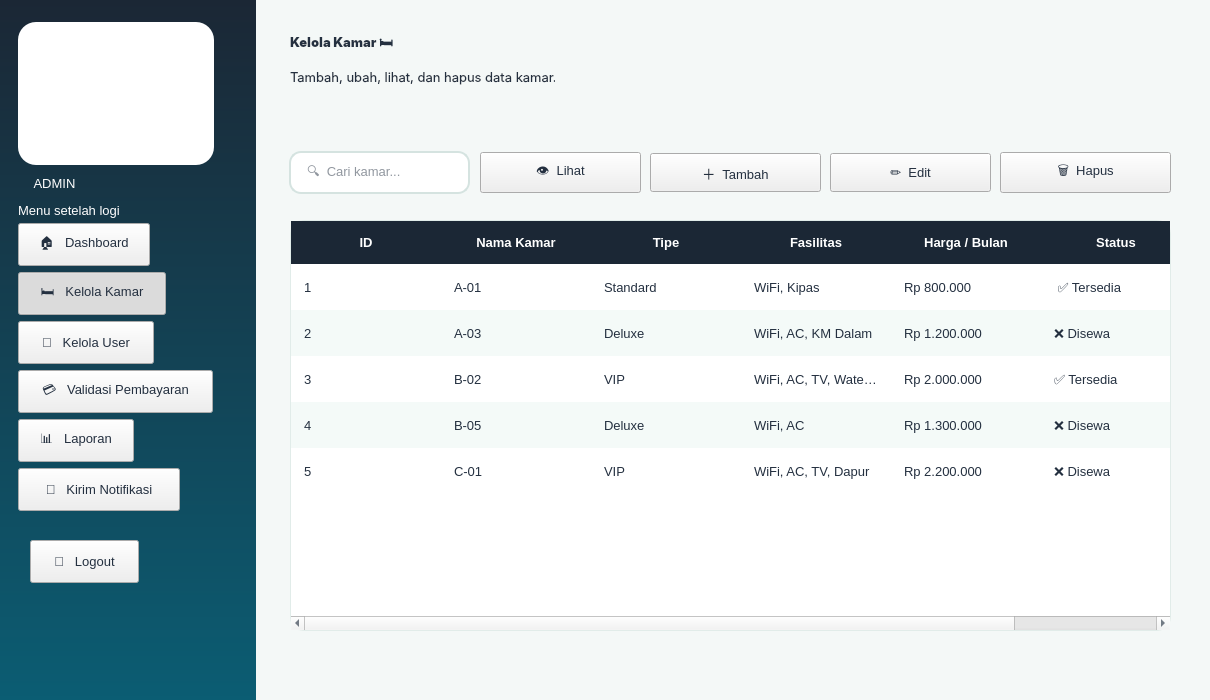
<?xml version="1.0" encoding="UTF-8"?>
<ui version="4.0">
 <class>Win_admin_kamar</class>
 <widget class="QMainWindow" name="Win_admin_kamar">
  <property name="geometry">
   <rect>
    <x>0</x>
    <y>0</y>
    <width>1210</width>
    <height>700</height>
   </rect>
  </property>
  <property name="minimumSize">
   <size>
    <width>1180</width>
    <height>700</height>
   </size>
  </property>
  <property name="font">
   <font>
    <family>Segoe UI,Inter,sans-serif</family>
    <pointsize>10</pointsize>
   </font>
  </property>
  <property name="windowTitle">
   <string>KOSTAY - Kelola Kamar</string>
  </property>
  <property name="styleSheet">
   <string notr="true">
* { font-family: 'Segoe UI', 'Inter', sans-serif; font-size: 10pt; color: #243040; }
QMainWindow, QWidget#centralwidget { background: #F4F8F7; }
QLabel { background: transparent; }
QCheckBox { background: transparent; spacing: 8px; }
QScrollArea { background: transparent; border: none; }

QFrame#loginShell { background: #FFFFFF; border-radius: 28px; }
QFrame#brandPanel { background: qlineargradient(x1:0,y1:0,x2:1,y2:1, stop:0 #E9F8F2, stop:1 #CDEFF2); border-top-left-radius: 28px; border-bottom-left-radius: 28px; }
QWidget#centralwidgetLogin { background: qlineargradient(x1:0,y1:0,x2:1,y2:1, stop:0 #1B2735, stop:0.55 #0B5D73, stop:1 #12A87B); }

QFrame#sidebarUser, QFrame#sidebarAdmin { background: qlineargradient(x1:0,y1:0,x2:0,y2:1, stop:0 #1B2735, stop:1 #0B5D73); }
QFrame#sidebarUser QLabel, QFrame#sidebarAdmin QLabel { color: #FFFFFF; }
QFrame#logoCard { background: #FFFFFF; border-radius: 18px; }
QLabel[role=&quot;roleBadge&quot;] { background: #F7A823; color: #1B2735; border-radius: 10px; padding: 4px 12px; font-weight: 800; letter-spacing: 2px; }
QFrame#sidebarUser QLabel[role=&quot;roleBadge&quot;], QFrame#sidebarAdmin QLabel[role=&quot;roleBadge&quot;] { color: #1B2735; }
QLabel[role=&quot;menuHint&quot;] { color: #9FC3CB; font-size: 9pt; }
QPushButton[nav=&quot;true&quot;] { color: #CFE3E6; text-align: left; padding: 13px 18px; border: none; border-radius: 12px; font-weight: 600; background: transparent; }
QPushButton[nav=&quot;true&quot;]:hover { background: rgba(255,255,255,0.10); color: #FFFFFF; }
QPushButton[nav=&quot;true&quot;]:checked { background: qlineargradient(x1:0,y1:0,x2:1,y2:0, stop:0 #12A87B, stop:1 #2DBE7E); color: #FFFFFF; }
QPushButton[nav=&quot;logout&quot;] { color: #FFD9A0; text-align: left; padding: 12px 18px; border: 1px solid rgba(247,168,35,0.7); border-radius: 12px; font-weight: 700; background: transparent; }
QPushButton[nav=&quot;logout&quot;]:hover { background: #F7A823; color: #1B2735; }

QFrame[card=&quot;white&quot;] { background: #FFFFFF; border: 1px solid #E1ECE9; border-radius: 18px; }
QFrame[card=&quot;mint&quot;] { background: qlineargradient(x1:0,y1:0,x2:1,y2:1, stop:0 #E3F7EF, stop:1 #D2EEF3); border: none; border-radius: 18px; }
QFrame[card=&quot;green&quot;] { background: qlineargradient(x1:0,y1:0,x2:1,y2:1, stop:0 #12A87B, stop:1 #2DBE7E); border-radius: 18px; }
QFrame[card=&quot;navy&quot;] { background: qlineargradient(x1:0,y1:0,x2:1,y2:1, stop:0 #1B2735, stop:1 #0B5D73); border-radius: 18px; }
QFrame[card=&quot;orange&quot;] { background: qlineargradient(x1:0,y1:0,x2:1,y2:1, stop:0 #F7A823, stop:1 #FFC857); border-radius: 18px; }
QFrame[card=&quot;teal&quot;] { background: qlineargradient(x1:0,y1:0,x2:1,y2:1, stop:0 #0B5D73, stop:1 #12A87B); border-radius: 18px; }
QFrame[card=&quot;green&quot;] QLabel, QFrame[card=&quot;navy&quot;] QLabel, QFrame[card=&quot;teal&quot;] QLabel { color: #FFFFFF; }
QFrame[card=&quot;orange&quot;] QLabel { color: #1B2735; }

QLabel[role=&quot;title&quot;] { font-size: 22pt; font-weight: 800; color: #1B2735; }
QLabel[role=&quot;subtitle&quot;] { font-size: 10.5pt; color: #6B7B8C; }
QLabel[role=&quot;section&quot;] { font-size: 13pt; font-weight: 700; color: #1B2735; }
QLabel[role=&quot;statlabel&quot;] { font-size: 10pt; font-weight: 600; }
QLabel[role=&quot;statvalue&quot;] { font-size: 22pt; font-weight: 800; }
QLabel[role=&quot;statsub&quot;] { font-size: 9pt; }
QLabel[role=&quot;price&quot;] { font-size: 14pt; font-weight: 800; color: #12A87B; }
QLabel[role=&quot;roomname&quot;] { font-size: 12pt; font-weight: 700; color: #1B2735; }
QLabel[role=&quot;muted&quot;] { color: #6B7B8C; }
QLabel[role=&quot;error&quot;] { background: #FDECEC; color: #D64545; border-radius: 10px; padding: 8px 12px; font-weight: 600; }
QLabel[role=&quot;fieldlabel&quot;] { font-weight: 600; color: #1B2735; }
QLabel[role=&quot;emoji&quot;] { font-size: 40pt; }
QLabel[role=&quot;chip_mint&quot;] { background: #DFF5EC; color: #0B6B55; border-radius: 12px; padding: 6px 12px; font-weight: 600; }
QLabel[role=&quot;chip_green&quot;] { background: #12A87B; color: #FFFFFF; border-radius: 12px; padding: 5px 12px; font-weight: 700; }
QLabel[role=&quot;chip_orange&quot;] { background: #FFF0D2; color: #A8680A; border-radius: 12px; padding: 5px 12px; font-weight: 700; }
QLabel[role=&quot;chip_navy&quot;] { background: #E4EAF0; color: #1B2735; border-radius: 12px; padding: 5px 12px; font-weight: 700; }
QFrame[card=&quot;roomimg&quot;] { background: qlineargradient(x1:0,y1:0,x2:1,y2:1, stop:0 #D9F3EA, stop:1 #BFE6EE); border-radius: 14px; border: none; }
QFrame[card=&quot;roomimg&quot;] QLabel { color: #0B5D73; }

QPushButton[variant=&quot;primary&quot;] { background: qlineargradient(x1:0,y1:0,x2:1,y2:0, stop:0 #0B5D73, stop:1 #12A87B); color: #FFFFFF; border: none; border-radius: 12px; padding: 11px 22px; font-weight: 700; }
QPushButton[variant=&quot;primary&quot;]:hover { background: qlineargradient(x1:0,y1:0,x2:1,y2:0, stop:0 #0E7390, stop:1 #1FC490); }
QPushButton[variant=&quot;accent&quot;] { background: #F7A823; color: #1B2735; border: none; border-radius: 12px; padding: 11px 22px; font-weight: 700; }
QPushButton[variant=&quot;accent&quot;]:hover { background: #FFB93F; }
QPushButton[variant=&quot;danger&quot;] { background: #FDECEC; color: #D64545; border: 1px solid #F5BCBC; border-radius: 12px; padding: 11px 22px; font-weight: 700; }
QPushButton[variant=&quot;danger&quot;]:hover { background: #D64545; color: #FFFFFF; }
QPushButton[variant=&quot;ghost&quot;] { background: transparent; color: #0B5D73; border: 1.5px solid #0B5D73; border-radius: 12px; padding: 10px 22px; font-weight: 700; }
QPushButton[variant=&quot;ghost&quot;]:hover { background: #0B5D73; color: #FFFFFF; }
QPushButton[variant=&quot;link&quot;] { background: transparent; color: #12A87B; border: none; font-weight: 700; }
QPushButton[variant=&quot;link&quot;]:hover { color: #0B5D73; text-decoration: underline; }

QLineEdit, QComboBox, QSpinBox, QDateEdit, QTextEdit { background: #FFFFFF; border: 1.5px solid #D5E3E0; border-radius: 12px; padding: 10px 14px; selection-background-color: #12A87B; }
QLineEdit:focus, QComboBox:focus, QSpinBox:focus, QDateEdit:focus, QTextEdit:focus { border: 1.5px solid #12A87B; }
QComboBox::drop-down, QDateEdit::drop-down { border: none; width: 28px; }
QCheckBox::indicator { width: 18px; height: 18px; border-radius: 5px; border: 1.5px solid #12A87B; background: #FFFFFF; }
QCheckBox::indicator:checked { background: #12A87B; }

QTableWidget { background: #FFFFFF; border: 1px solid #E1ECE9; border-radius: 14px; gridline-color: transparent; alternate-background-color: #F4FAF8; selection-background-color: #D9F3EA; selection-color: #1B2735; }
QTableWidget::item { padding: 10px; border: none; }
QHeaderView::section { background: #1B2735; color: #FFFFFF; padding: 12px 10px; border: none; font-weight: 700; }
QListWidget { background: #FFFFFF; border: 1px solid #E1ECE9; border-radius: 14px; padding: 8px; }
QListWidget::item { padding: 14px; border-bottom: 1px solid #EEF3F2; border-radius: 10px; }
QListWidget::item:selected { background: #D9F3EA; color: #1B2735; }
QProgressBar { background: rgba(255,255,255,0.25); border: none; border-radius: 6px; }
QProgressBar::chunk { background: #F7A823; border-radius: 6px; }
QFrame[card=&quot;white&quot;] QProgressBar { background: #E1ECE9; }
QFrame[card=&quot;white&quot;] QProgressBar::chunk { background: #12A87B; }
QScrollBar:vertical { background: transparent; width: 10px; }
QScrollBar::handle:vertical { background: #BFD6D1; border-radius: 5px; min-height: 30px; }
QScrollBar::add-line:vertical, QScrollBar::sub-line:vertical { height: 0; }
</string>
  </property>
  <widget class="QWidget" name="centralwidget">
   <widget class="QFrame" name="sidebarAdmin">
    <property name="geometry">
     <rect>
      <x>0</x>
      <y>0</y>
      <width>256</width>
      <height>701</height>
     </rect>
    </property>
    <property name="minimumSize">
     <size>
      <width>256</width>
      <height>0</height>
     </size>
    </property>
    <property name="maximumSize">
     <size>
      <width>256</width>
      <height>16777215</height>
     </size>
    </property>
    <widget class="QFrame" name="logoCard">
     <property name="geometry">
      <rect>
       <x>18</x>
       <y>22</y>
       <width>196</width>
       <height>143</height>
      </rect>
     </property>
     <layout class="QVBoxLayout" name="lay382">
      <property name="spacing">
       <number>0</number>
      </property>
      <property name="leftMargin">
       <number>10</number>
      </property>
      <property name="topMargin">
       <number>10</number>
      </property>
      <property name="rightMargin">
       <number>10</number>
      </property>
      <property name="bottomMargin">
       <number>10</number>
      </property>
      <item>
       <widget class="QLabel" name="label381">
        <property name="minimumSize">
         <size>
          <width>176</width>
          <height>123</height>
         </size>
        </property>
        <property name="maximumSize">
         <size>
          <width>176</width>
          <height>123</height>
         </size>
        </property>
        <property name="text">
         <string/>
        </property>
        <property name="pixmap">
         <pixmap>../../../../../Downloads/WhatsApp Image 2026-11-26 at 15.35.21.jpeg</pixmap>
        </property>
        <property name="scaledContents">
         <bool>true</bool>
        </property>
       </widget>
      </item>
     </layout>
    </widget>
    <widget class="QLabel" name="label383">
     <property name="geometry">
      <rect>
       <x>18</x>
       <y>171</y>
       <width>73</width>
       <height>25</height>
      </rect>
     </property>
     <property name="maximumSize">
      <size>
       <width>90</width>
       <height>16777215</height>
      </size>
     </property>
     <property name="text">
      <string>ADMIN</string>
     </property>
     <property name="alignment">
      <set>Qt::AlignCenter</set>
     </property>
     <property name="role" stdset="0">
      <string>roleBadge</string>
     </property>
    </widget>
    <widget class="QLabel" name="label384">
     <property name="geometry">
      <rect>
       <x>18</x>
       <y>202</y>
       <width>101</width>
       <height>16</height>
      </rect>
     </property>
     <property name="text">
      <string>Menu setelah login</string>
     </property>
     <property name="role" stdset="0">
      <string>menuHint</string>
     </property>
    </widget>
    <widget class="QPushButton" name="btnAdminDashboard">
     <property name="geometry">
      <rect>
       <x>18</x>
       <y>223</y>
       <width>132</width>
       <height>43</height>
      </rect>
     </property>
     <property name="cursor">
      <cursorShape>PointingHandCursor</cursorShape>
     </property>
     <property name="text">
      <string>🏠   Dashboard</string>
     </property>
     <property name="checkable">
      <bool>true</bool>
     </property>
     <property name="autoExclusive">
      <bool>true</bool>
     </property>
     <property name="nav" stdset="0">
      <string>true</string>
     </property>
    </widget>
    <widget class="QPushButton" name="btnAdminKamar">
     <property name="geometry">
      <rect>
       <x>18</x>
       <y>272</y>
       <width>148</width>
       <height>43</height>
      </rect>
     </property>
     <property name="cursor">
      <cursorShape>PointingHandCursor</cursorShape>
     </property>
     <property name="text">
      <string>🛏️   Kelola Kamar</string>
     </property>
     <property name="checkable">
      <bool>true</bool>
     </property>
     <property name="checked">
      <bool>true</bool>
     </property>
     <property name="autoExclusive">
      <bool>true</bool>
     </property>
     <property name="nav" stdset="0">
      <string>true</string>
     </property>
    </widget>
    <widget class="QPushButton" name="btnAdminUser">
     <property name="geometry">
      <rect>
       <x>18</x>
       <y>321</y>
       <width>136</width>
       <height>43</height>
      </rect>
     </property>
     <property name="cursor">
      <cursorShape>PointingHandCursor</cursorShape>
     </property>
     <property name="text">
      <string>👥   Kelola User</string>
     </property>
     <property name="checkable">
      <bool>true</bool>
     </property>
     <property name="autoExclusive">
      <bool>true</bool>
     </property>
     <property name="nav" stdset="0">
      <string>true</string>
     </property>
    </widget>
    <widget class="QPushButton" name="btnAdminValidasi">
     <property name="geometry">
      <rect>
       <x>18</x>
       <y>370</y>
       <width>195</width>
       <height>43</height>
      </rect>
     </property>
     <property name="cursor">
      <cursorShape>PointingHandCursor</cursorShape>
     </property>
     <property name="text">
      <string>💳   Validasi Pembayaran</string>
     </property>
     <property name="checkable">
      <bool>true</bool>
     </property>
     <property name="autoExclusive">
      <bool>true</bool>
     </property>
     <property name="nav" stdset="0">
      <string>true</string>
     </property>
    </widget>
    <widget class="QPushButton" name="btnAdminLaporan">
     <property name="geometry">
      <rect>
       <x>18</x>
       <y>419</y>
       <width>116</width>
       <height>43</height>
      </rect>
     </property>
     <property name="cursor">
      <cursorShape>PointingHandCursor</cursorShape>
     </property>
     <property name="text">
      <string>📊   Laporan</string>
     </property>
     <property name="checkable">
      <bool>true</bool>
     </property>
     <property name="autoExclusive">
      <bool>true</bool>
     </property>
     <property name="nav" stdset="0">
      <string>true</string>
     </property>
    </widget>
    <widget class="QPushButton" name="btnAdminNotif">
     <property name="geometry">
      <rect>
       <x>18</x>
       <y>468</y>
       <width>162</width>
       <height>43</height>
      </rect>
     </property>
     <property name="cursor">
      <cursorShape>PointingHandCursor</cursorShape>
     </property>
     <property name="text">
      <string>🔔   Kirim Notifikasi</string>
     </property>
     <property name="checkable">
      <bool>true</bool>
     </property>
     <property name="autoExclusive">
      <bool>true</bool>
     </property>
     <property name="nav" stdset="0">
      <string>true</string>
     </property>
    </widget>
    <widget class="QPushButton" name="btnAdminLogout">
     <property name="geometry">
      <rect>
       <x>30</x>
       <y>540</y>
       <width>109</width>
       <height>43</height>
      </rect>
     </property>
     <property name="cursor">
      <cursorShape>PointingHandCursor</cursorShape>
     </property>
     <property name="text">
      <string>🚪   Logout</string>
     </property>
     <property name="nav" stdset="0">
      <string>logout</string>
     </property>
    </widget>
   </widget>
   <widget class="QTableWidget" name="tblKamar">
    <property name="geometry">
     <rect>
      <x>290</x>
      <y>220</y>
      <width>881</width>
      <height>411</height>
     </rect>
    </property>
    <property name="editTriggers">
     <set>QAbstractItemView::NoEditTriggers</set>
    </property>
    <property name="alternatingRowColors">
     <bool>true</bool>
    </property>
    <property name="selectionBehavior">
     <enum>QAbstractItemView::SelectRows</enum>
    </property>
    <property name="showGrid">
     <bool>false</bool>
    </property>
    <attribute name="horizontalHeaderDefaultSectionSize">
     <number>150</number>
    </attribute>
    <attribute name="horizontalHeaderStretchLastSection">
     <bool>true</bool>
    </attribute>
    <attribute name="verticalHeaderVisible">
     <bool>false</bool>
    </attribute>
    <attribute name="verticalHeaderDefaultSectionSize">
     <number>46</number>
    </attribute>
    <row/>
    <row/>
    <row/>
    <row/>
    <row/>
    <column>
     <property name="text">
      <string>ID</string>
     </property>
    </column>
    <column>
     <property name="text">
      <string>Nama Kamar</string>
     </property>
    </column>
    <column>
     <property name="text">
      <string>Tipe</string>
     </property>
    </column>
    <column>
     <property name="text">
      <string>Fasilitas</string>
     </property>
    </column>
    <column>
     <property name="text">
      <string>Harga / Bulan</string>
     </property>
    </column>
    <column>
     <property name="text">
      <string>Status</string>
     </property>
    </column>
    <item row="0" column="0">
     <property name="text">
      <string>1</string>
     </property>
    </item>
    <item row="0" column="1">
     <property name="text">
      <string>A-01</string>
     </property>
    </item>
    <item row="0" column="2">
     <property name="text">
      <string>Standard</string>
     </property>
    </item>
    <item row="0" column="3">
     <property name="text">
      <string>WiFi, Kipas</string>
     </property>
    </item>
    <item row="0" column="4">
     <property name="text">
      <string>Rp 800.000</string>
     </property>
    </item>
    <item row="0" column="5">
     <property name="text">
      <string> ✅ Tersedia</string>
     </property>
    </item>
    <item row="1" column="0">
     <property name="text">
      <string>2</string>
     </property>
    </item>
    <item row="1" column="1">
     <property name="text">
      <string>A-03</string>
     </property>
    </item>
    <item row="1" column="2">
     <property name="text">
      <string>Deluxe</string>
     </property>
    </item>
    <item row="1" column="3">
     <property name="text">
      <string>WiFi, AC, KM Dalam</string>
     </property>
    </item>
    <item row="1" column="4">
     <property name="text">
      <string>Rp 1.200.000</string>
     </property>
    </item>
    <item row="1" column="5">
     <property name="text">
      <string>❌ Disewa</string>
     </property>
    </item>
    <item row="2" column="0">
     <property name="text">
      <string>3</string>
     </property>
    </item>
    <item row="2" column="1">
     <property name="text">
      <string>B-02</string>
     </property>
    </item>
    <item row="2" column="2">
     <property name="text">
      <string>VIP</string>
     </property>
    </item>
    <item row="2" column="3">
     <property name="text">
      <string>WiFi, AC, TV, Water Heater</string>
     </property>
    </item>
    <item row="2" column="4">
     <property name="text">
      <string>Rp 2.000.000</string>
     </property>
    </item>
    <item row="2" column="5">
     <property name="text">
      <string>✅ Tersedia</string>
     </property>
    </item>
    <item row="3" column="0">
     <property name="text">
      <string>4</string>
     </property>
    </item>
    <item row="3" column="1">
     <property name="text">
      <string>B-05</string>
     </property>
    </item>
    <item row="3" column="2">
     <property name="text">
      <string>Deluxe</string>
     </property>
    </item>
    <item row="3" column="3">
     <property name="text">
      <string>WiFi, AC</string>
     </property>
    </item>
    <item row="3" column="4">
     <property name="text">
      <string>Rp 1.300.000</string>
     </property>
    </item>
    <item row="3" column="5">
     <property name="text">
      <string>❌ Disewa</string>
     </property>
    </item>
    <item row="4" column="0">
     <property name="text">
      <string>5</string>
     </property>
    </item>
    <item row="4" column="1">
     <property name="text">
      <string>C-01</string>
     </property>
    </item>
    <item row="4" column="2">
     <property name="text">
      <string>VIP</string>
     </property>
    </item>
    <item row="4" column="3">
     <property name="text">
      <string>WiFi, AC, TV, Dapur</string>
     </property>
    </item>
    <item row="4" column="4">
     <property name="text">
      <string>Rp 2.200.000</string>
     </property>
    </item>
    <item row="4" column="5">
     <property name="text">
      <string>❌ Disewa</string>
     </property>
    </item>
   </widget>
   <widget class="QLabel" name="label378">
    <property name="geometry">
     <rect>
      <x>1070</x>
      <y>23</y>
      <width>74</width>
      <height>110</height>
     </rect>
    </property>
    <property name="minimumSize">
     <size>
      <width>74</width>
      <height>110</height>
     </size>
    </property>
    <property name="maximumSize">
     <size>
      <width>74</width>
      <height>110</height>
     </size>
    </property>
    <property name="text">
     <string/>
    </property>
    <property name="pixmap">
     <pixmap>../icon/mascot_3.png</pixmap>
    </property>
    <property name="scaledContents">
     <bool>true</bool>
    </property>
   </widget>
   <widget class="QLabel" name="label374">
    <property name="geometry">
     <rect>
      <x>290</x>
      <y>68</y>
      <width>265</width>
      <height>19</height>
     </rect>
    </property>
    <property name="font">
     <font>
      <family>Segoe UI,Inter,sans-serif</family>
      <pointsize>11</pointsize>
     </font>
    </property>
    <property name="text">
     <string>Tambah, ubah, lihat, dan hapus data kamar.</string>
    </property>
    <property name="role" stdset="0">
     <string>subtitle</string>
    </property>
   </widget>
   <widget class="QLabel" name="label373">
    <property name="geometry">
     <rect>
      <x>290</x>
      <y>24</y>
      <width>238</width>
      <height>40</height>
     </rect>
    </property>
    <property name="font">
     <font>
      <family>Segoe UI,Inter,sans-serif</family>
      <pointsize>22</pointsize>
      <weight>99</weight>
      <bold>true</bold>
     </font>
    </property>
    <property name="text">
     <string>Kelola Kamar 🛏️</string>
    </property>
    <property name="role" stdset="0">
     <string>title</string>
    </property>
   </widget>
   <widget class="QLineEdit" name="txtCariKamar">
    <property name="geometry">
     <rect>
      <x>289</x>
      <y>151</y>
      <width>181</width>
      <height>43</height>
     </rect>
    </property>
    <property name="placeholderText">
     <string>🔍  Cari kamar...</string>
    </property>
   </widget>
   <widget class="QPushButton" name="btnLihatKamar">
    <property name="geometry">
     <rect>
      <x>480</x>
      <y>152</y>
      <width>161</width>
      <height>41</height>
     </rect>
    </property>
    <property name="cursor">
     <cursorShape>PointingHandCursor</cursorShape>
    </property>
    <property name="text">
     <string>👁  Lihat</string>
    </property>
    <property name="variant" stdset="0">
     <string>ghost</string>
    </property>
   </widget>
   <widget class="QPushButton" name="btnTambahKamar">
    <property name="geometry">
     <rect>
      <x>650</x>
      <y>153</y>
      <width>171</width>
      <height>39</height>
     </rect>
    </property>
    <property name="cursor">
     <cursorShape>PointingHandCursor</cursorShape>
    </property>
    <property name="text">
     <string>＋  Tambah</string>
    </property>
    <property name="variant" stdset="0">
     <string>primary</string>
    </property>
   </widget>
   <widget class="QPushButton" name="btnHapusKamar">
    <property name="geometry">
     <rect>
      <x>1000</x>
      <y>152</y>
      <width>171</width>
      <height>41</height>
     </rect>
    </property>
    <property name="cursor">
     <cursorShape>PointingHandCursor</cursorShape>
    </property>
    <property name="text">
     <string>🗑  Hapus</string>
    </property>
    <property name="variant" stdset="0">
     <string>danger</string>
    </property>
   </widget>
   <widget class="QPushButton" name="btnEditKamar">
    <property name="geometry">
     <rect>
      <x>830</x>
      <y>153</y>
      <width>161</width>
      <height>39</height>
     </rect>
    </property>
    <property name="cursor">
     <cursorShape>PointingHandCursor</cursorShape>
    </property>
    <property name="text">
     <string>✏️  Edit</string>
    </property>
    <property name="variant" stdset="0">
     <string>accent</string>
    </property>
   </widget>
  </widget>
 </widget>
 <resources/>
 <connections/>
</ui>
